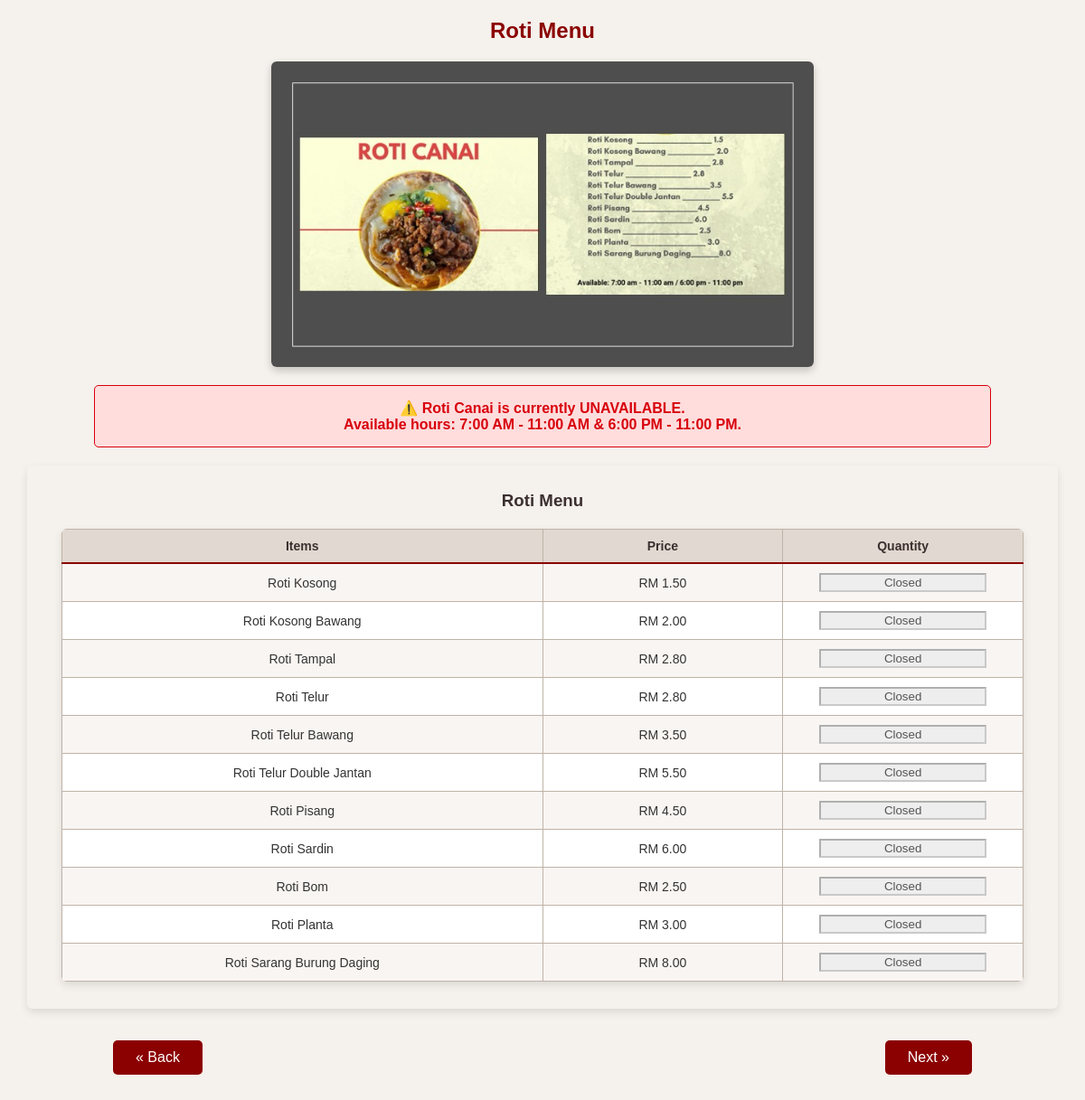
The page /sra/customer/order.php?category=Roti on the database its author committed.
### tables this page shows
CREATE TABLE IF NOT EXISTS `food` (
  `foodID` varchar(255) NOT NULL,
  `Category` enum('Signature','Breakfast','Lunch','Roti','Ikan','Ala-Carte','Ala-Carte 2','Western','Goreng-goreng') NOT NULL,
  `Section` enum('Sup ZZ','Mee Rebus ZZ','Masakan Panas','Roti Bakar','Set Nasi & Lauk','Roti Menu','Ikan Siakap','Bakar-Bakar','Sayur','Aneka Lauk Thai','Goreng Tepung','Sup Ala Thai','Tomyam','Mee Kuah','Nasi Goreng','Mee Goreng','Fried & Grill','Spaghetti','Burger','Sides') NOT NULL,
  `Type` enum('Mee','Mee Hoon','Kuey Teow','Original','Daging','Udang','Sotong') DEFAULT NULL,
  `Name` varchar(255) NOT NULL,
  `Price` decimal(10,2) NOT NULL,
  `Availability` enum('Available','Unavailable') NOT NULL DEFAULT 'Available'
);

### sra/customer/order.php (the view, shortened to what this page needs)
<?php
include '../../config.php';
$category = $_GET["category"] ?? "Breakfast";
$fetchFoods = $pdo->prepare("SELECT * FROM food WHERE category = ? ORDER BY CAST(SUBSTRING(foodID,2) AS UNSIGNED)");
$fetchFoods->execute(["$category"]);
$foods = $fetchFoods->fetchAll(PDO::FETCH_ASSOC);
$menuImages = [
  "Signature" => "menuPics/Signature.jpeg",
  "Breakfast" => "menuPics/Breakfast.jpeg",
  "Lunch" => "menuPics/Lunch.jpeg",
  "Roti"  => "menuPics/Roti.jpeg",
  "Ikan"  => "menuPics/Ikan.jpeg",
  "Ala-Carte" => "menuPics/Ala-Carte.jpeg",
  "Ala-Carte 2" => "menuPics/Ala-Carte2.jpeg",
  "Western" => "menuPics/Western.jpeg",
  "Goreng-goreng" => "menuPics/Goreng-goreng.jpeg",
  "Drinks" => "menuPics/Drinks.jpeg"
];
$cap = [
  "Signature" => ["Sections" => ["Sup ZZ", "Mee Rebus ZZ"]],
  "Breakfast" => ["Sections" => ["Masakan Panas", "Roti Bakar"]],
  "Lunch" => ["Sections" => ["Set Nasi & Lauk", "Masakan Panas"]],
  "Roti" => ["Sections" => ["Roti Menu"]],
  "Ikan" => ["Sections" => ["Ikan Siakap", "Bakar-Bakar"]],
  "Ala-Carte" => ["Sections" => ["Sayur", "Aneka Lauk Thai", "Goreng Tepung"]],
  "Ala-Carte 2" => ["Sections" => ["Sup Ala Thai", "Tomyam", "Mee Kuah"]],
  "Western" => ["Sections" => ["Fried & Grill", "Spaghetti", "Burger", "Sides"]],
  "Goreng-goreng" => ["Sections" => ["Nasi Goreng", "Mee Goreng"],],
  "Drinks" => ["Sections" => ["Non-Coffee", "Jus", "Cold Dessert", "Coffee"],]
];
function prtQtt(array $item, string $table, string $category, bool $isTimeValid = true, string $type = null)
{
    if ($category === "Roti" && !$isTimeValid)
      return "<input type='text' value='Closed' disabled style='background-color:#eee; color:#555; text-align:center;'>";
}
$currentHour = (int)date('G');
$isTimeValid = ($currentHour >= 7 && $currentHour < 11) || ($currentHour >= 18 && $currentHour < 23);
?>
<!DOCTYPE html>
<html>
<head>
  <link rel="stylesheet" href="style.css">
</head>
<body>
<h2><?=  $category ?> Menu</h2>
<img src= "<?= $menuImages[$category] ?>" alt = "<?=  $category ?> Menu"/>
<?php if ($category === "Roti"): ?>
  <?php if (!$isTimeValid): ?>
      <div class="time-alert">
          ⚠️ Roti Canai is currently UNAVAILABLE.<br>
          Available hours: 7:00 AM - 11:00 AM & 6:00 PM - 11:00 PM.
      </div>
  <?php else: ?>
      <div class="time-success">
          ✅ Currently Serving (Available: 7am-11am & 6pm-11pm)
      </div>
  <?php endif; ?>
<?php endif; ?>
<form method="POST" action="order.php?category=<?= $category ?>" onsubmit="return validateForm()">
<div>
  <table class="bigTable" border="0">
  <?php
    $sections = $cap[$category]['Sections'] ?? [];
    for ($i = 0; $i < count($sections); $i++):
      $section = $sections[$i];
  ?>
    <tr>
      <td>
        <h3><?=  htmlspecialchars($section) ?></h3>
        <?php if($category === "Drinks"): ?>
          <?php if($section === "Cold Dessert"):?>
            <table class="menuTable">
          <?php else: ?>
            <table class="table-5col">
          <?php endif; ?>
        <?php else: ?>
          <?php if($section === "Mee Kuah"):?>
            <table class="table-5col">
          <?php elseif($section === "Nasi Goreng" || $section === "Mee Goreng"):?>
            <table class="table-9col">
          <?php else: ?>
            <table class="menuTable">
          <?php endif; ?>
        <?php endif; ?>
          <?php if($category === "Drinks"): ?>
            <?php if($section === "Cold Dessert"): ?>
              <tr>
                <th>Items</th>
                <th>Price</th>
                <th>Quantity</th>
              </tr>
            <?php else: ?>
              <tr>
                <th>Items</th>
                <th>Hot</th>
                <th>Quantity</th>
                <th>Cold</th>
                <th>Quantity</th>
              </tr>
            <?php endif; ?>
          <?php else: ?>
            <?php if($section === "Mee Kuah"): ?>
              <tr>
                <th>Items</th>
                <th>Price</th>
                <th>Mee</th>
                <th>Mee Hoon</th>
                <th>Kuey Teow</th>
              </tr>
            <?php else: ?>
              <tr>
                <th>Items</th>
                <th>Price</th>
                <th>Quantity</th>
              </tr>
            <?php endif; ?>
          <?php endif; ?>
          <?php if ($category === "Drinks"): ?>
            <?php if ($section === "Cold Dessert"): ?>
              <?php foreach ($drinks as $drink): ?>
                <?php if ($drink['Section'] === $section): ?>
                  <tr>
                    <td><?= htmlspecialchars($drink['Name']) ?></td>
                    <td>RM <?= number_format($drink['coldPrice'], 2) ?></td>
                    <td><?= prtQtt($drink, "drinks", $category, $isTimeValid, "") ?></td>
                  </tr>
                <?php endif; ?>
              <?php endforeach; ?>
            <?php else: ?>
              <?php foreach ($drinks as $drink): ?>
                <?php if ($drink['Section'] === $section): ?>
                  <tr>
                    <td><?= htmlspecialchars($drink['Name']) ?></td>
                    <?php if ($drink['hotPrice'] === null): ?>
                      <td> - </td>
                      <td> - </td>
                    <?php else: ?>
                      <td>RM <?= number_format($drink['hotPrice'], 2) ?></td>
                      <td><?= prtQtt($drink, "drinks", $category, $isTimeValid, "Hot") ?></td>
                    <?php endif; ?>
                    <?php if ($drink['coldPrice'] === null): ?>
                      <td> - </td>
                      <td> - </td>
                    <?php else: ?>
                      <td>RM <?= number_format($drink['coldPrice'], 2) ?></td>
                      <td><?= prtQtt($drink, "drinks", $category, $isTimeValid, "Cold") ?></td>
                    <?php endif; ?>
                  </tr>
                <?php endif; ?>
              <?php endforeach; ?>
            <?php endif; ?>
          <?php else: ?>
            <?php if ($category === "Ala-Carte 2" && $section === "Mee Kuah"): ?>
              <?php foreach ($meeKuah as $name => $types): ?>
                <tr>
                  <td><?= htmlspecialchars($name) ?></td>
                  <td>RM <?= number_format(reset($types)['Price'], 2) ?></td>
                  <td><?= isset($types['Mee']) ? prtQtt($types['Mee'], "food", $category, $isTimeValid) : '-' ?></td>
                  <td><?= isset($types['Mee Hoon']) ? prtQtt($types['Mee Hoon'], "food", $category, $isTimeValid) : '-' ?></td>
                  <td><?= isset($types['Kuey Teow']) ? prtQtt($types['Kuey Teow'], "food", $category, $isTimeValid) : '-' ?></td>
                </tr>
              <?php endforeach; ?>
            <?php else: ?>
              <?php foreach ($foods as $food): ?>
                <?php if ($food['Section'] === $section): ?>
                  <tr>
                    <td><?= htmlspecialchars($food['Name']) ?></td>
                    <td>RM <?= number_format($food['Price'], 2) ?></td>
                    <td><?= prtQtt($food, "food", $category, $isTimeValid) ?></td>
                  </tr>
                <?php endif; ?>
              <?php endforeach; ?>
            <?php endif;  ?>
          <?php endif; ?>
        </table>
      </td>
    </tr>
  <?php endfor; ?>
  </table>
  <div class="buttonContainer">
    <a href="customerpage.php" class="navButton">« Back</a>
    <?php if ($category === "Ala-Carte" || $category === "Ala-Carte 2" || $category === "Breakfast" || $category === "Signature" || $category === "Western"): ?>
      <input type="submit" name="submit_step1" value="Next »" class="navButton">
    <?php else: ?>
      <input type="submit" name="submit_step2" value="Next »" class="navButton">
    <?php endif; ?>
  </div>
</form>
</body>
</html>

### sra/customer/style.css (style rules this page uses)
body { margin: 0; font-family: Arial, Helvetica, sans-serif; background-color: #f5f1ec; color: #333; text-align: center; }
h2 { color: #8b0000; margin-top: 20px; }
h3 { color: #3b2f2f; margin-bottom: 10px; }
img { width: 60%; max-width: 600px; height: auto; display: block; margin: 20px auto; box-shadow: 0 4px 10px rgba(0,0,0,0.2); border-radius: 6px; }
.bigTable, .menuTable, .table-5col, .table-7col, .table-9col { width: 95%; max-width: 1200px; margin: 20px auto; border-collapse: collapse; box-shadow: 0 4px 10px rgba(0,0,0,0.1); border-radius: 6px; overflow: hidden; }
.menuTable tr, .table-5col tr, .table-7col tr, .table-9col tr { background-color: #ffffff; }
.bigTable td { padding: 10px; }
.menuTable th, .menuTable td, .table-5col th, .table-5col td, .table-7col th, .table-7col td, .table-9col th, .table-9col td { padding: 10px 5px; border: 1px solid #bfb3a8; font-size: 14px; }
.menuTable th, .table-5col th, .table-7col th, .table-9col th { background-color: #E1D9D1; color: #3b2f2f; font-weight: bold; border-bottom: 2px solid #8b0000; }
.menuTable tr:nth-child(even), .table-5col tr:nth-child(even), .table-7col tr:nth-child(even), .table-9col tr:nth-child(even) { background-color: #f9f5f2; }
.menuTable th:nth-child(1), .menuTable td:nth-child(1) { width: 50%; }
.menuTable th:nth-child(2), .menuTable td:nth-child(2) { width: 25%; }
.menuTable th:nth-child(3), .menuTable td:nth-child(3) { width: 25%; }
input[type="submit"], .navButton { background-color: #8b0000; color: white; padding: 10px 25px; margin: 15px 5px; border: none; border-radius: 5px; font-size: 16px; cursor: pointer; transition: 0.3s; text-decoration: none; display: inline-block; }
.buttonContainer { display: flex; justify-content: space-between; width: 80%; margin: 20px auto; }
form { margin-bottom: 20px; }

### sra/customer/order.php (style rules this page uses)
.time-alert { background-color: #ffdddd; color: #d8000c; border: 1px solid #d8000c; padding: 15px; margin: 20px auto; width: 80%; text-align: center; border-radius: 5px; font-weight: bold; }

### rows shown on the page
food: Name "Roti Kosong", Price "1.50"
food: Name "Roti Kosong Bawang", Price "2.00"
food: Name "Roti Tampal", Price "2.80"
food: Name "Roti Telur", Price "2.80"
food: Name "Roti Telur Bawang", Price "3.50"
food: Name "Roti Telur Double Jantan", Price "5.50"
food: Name "Roti Pisang", Price "4.50"
food: Name "Roti Sardin", Price "6.00"
food: Name "Roti Bom", Price "2.50"
food: Name "Roti Planta", Price "3.00"
food: Name "Roti Sarang Burung Daging", Price "8.00"

### other values the page prints
$category "Roti"
$section "Roti Menu"
